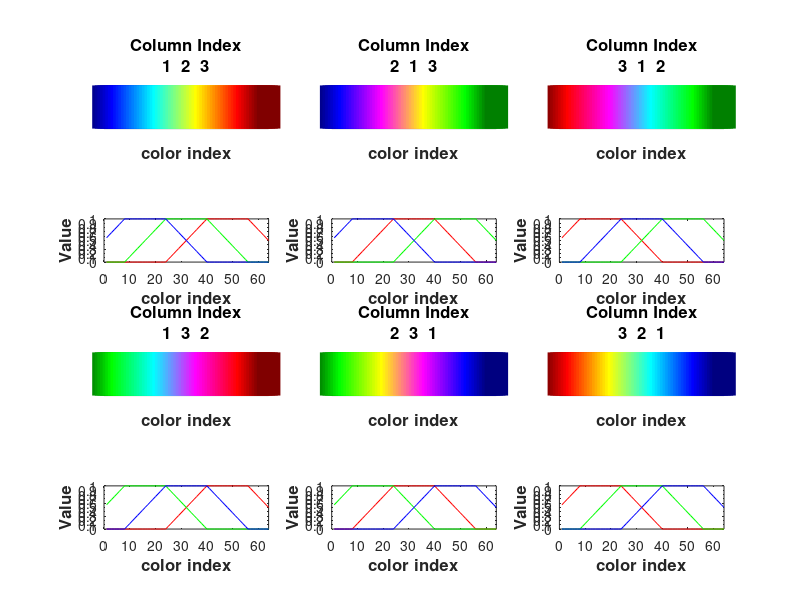

The MATLAB source for this figure:
clear all; close all; clc;
h=figure('Position',[1 21 1366 670], ...
'Name','Colormaps con las 6 permutations de los modelos');
fs=12;
matrizCa=[jet cubehelix hsv rainbow hot cool ...
spring summer autumn winter gray ...
bone copper pink ocean colorcube ...
flag lines prism];
%%%%%%%%%%%%%%%%%%%%%%%%%%%%%%%%%%%%%%%%%%%%%%%%%%
matrizC=[];
for i=1:size(matrizCa,2)
unico=true;
for j=i+1:size(matrizCa,2)
if isequal(matrizCa(:,i),matrizCa(:,j))
strcat(num2str(i),'=',num2str(j),'=',num2str(size(matrizC,2)));  
unico=false;
break;
endif
endfor
if unico
matrizC=[matrizC matrizCa(:,i)];
endif
endfor
clear matrizCa;
%%%%%%%%%%%%%%%%%%%%%%%%%%%%%%%%%%%%%%%%%%%%%%%%%%%%%%%%%%
ai=[1 2 3];    %jet [1 2 3]
%ai=[4 5 6];    %cubehelix [4 5 6]
%ai=[7 8 9];    %hsv [7 8 9]
%ai=[10 11 12]; %rainbow [10 11 12]
%ai=[13 14 15]; %hot [13 14 15]
%ai=[33 16 19]; %cool [16 17 18]
%ai=[19 33 16]; %spring [19 20 21]
%ai=[33 17 18]; %summer [22 23 24]
%ai=[19 33 20]; %autumn [25 26 27]
%ai=[20 33 21]; %winter [28 29 30]
%ai=[33 33 33]; %gray [31 32 33]
%ai=[22 23 24]; %bone [34 35 36]
%ai=[25 26 27]; %copper [37 38 39]
%ai=[28 29 30]; %pink [40 41 42]
%ai=[31 32 33]; %ocean [43 44 45]
%ai=[34 35 36]; %colorcube [46 47 48]
%ai=[37 38 39]; %flag [49 50 51]
%ai=[40 41 42]; %lines [52 53 54] 
%ai=[43 44 45]; %prism [55 56 57]
%ai=[randi(size(matrizC,2)) randi(size(matrizC,2)) randi(size(matrizC,2))];
%ai=[1 2 3];
%%%%%%%%%%%%%%%%%%%%%%%%%%%%%%%%%%%%%%%%%%%%%%%%%%%%%%%%%%
cmap=[matrizC(:,ai(1)) matrizC(:,ai(2)) matrizC(:,ai(3))];
subplot(4, 3, 1);
ml=size(cmap,1)-1;
hold on;
for i=0:1:ml
plot([i i],[0 1],'color',cmap(i+1,:),'linewidth',17)
endfor
set(gca,'YTick',0:0:1)
set(gca,'XTick',0:0:63)
axis([0 63 0 1])
hold off;
title({"Column Index",num2str([ai(1) ai(2) ai(3)])},'fontsize',fs,'fontweight','bold')
xlabel("color index",'fontsize',fs,'fontweight','bold')
subplot(4, 3, 4);
rgbplot(cmap);
ylabel("Value",'fontsize',fs,'fontweight','bold')
xlabel("color index",'fontsize',fs,'fontweight','bold')
%%%%%%%%%%%%%%%%%%%%%%%%%%%%%%%%%%%%%%%%%%%%%%%%%%%%%%%%%%
cmap=[matrizC(:,ai(1)) matrizC(:,ai(3)) matrizC(:,ai(2))];
subplot(4, 3, 7);
ml=size(cmap,1)-1;
hold on;
for i=0:1:ml
plot([i i],[0 1],'color',cmap(i+1,:),'linewidth',17)
endfor
set(gca,'YTick',0:0:1)
set(gca,'XTick',0:0:63)
axis([0 63 0 1])
hold off;
title({"Column Index",num2str([ai(1) ai(3) ai(2)])},'fontsize',fs,'fontweight','bold')
xlabel("color index",'fontsize',fs,'fontweight','bold')
subplot(4, 3, 10);
rgbplot(cmap);
ylabel("Value",'fontsize',fs,'fontweight','bold')
xlabel("color index",'fontsize',fs,'fontweight','bold')
%%%%%%%%%%%%%%%%%%%%%%%%%%%%%%%%%%%%%%%%%%%%%%%%%%%%%%%%%%
cmap=[matrizC(:,ai(2)) matrizC(:,ai(1)) matrizC(:,ai(3))];
subplot(4, 3, 2);
ml=size(cmap,1)-1;
hold on;
for i=0:1:ml
plot([i i],[0 1],'color',cmap(i+1,:),'linewidth',17)
endfor
set(gca,'YTick',0:0:1)
set(gca,'XTick',0:0:63)
axis([0 63 0 1])
hold off;
title({"Column Index",num2str([ai(2) ai(1) ai(3)])},'fontsize',fs,'fontweight','bold')
xlabel("color index",'fontsize',fs,'fontweight','bold')
subplot(4, 3, 5);
rgbplot(cmap);
ylabel("Value",'fontsize',fs,'fontweight','bold')
xlabel("color index",'fontsize',fs,'fontweight','bold')
%%%%%%%%%%%%%%%%%%%%%%%%%%%%%%%%%%%%%%%%%%%%%%%%%%%%%%%%%%
cmap=[matrizC(:,ai(2)) matrizC(:,ai(3)) matrizC(:,ai(1))];
subplot(4, 3, 8);
ml=size(cmap,1)-1;
hold on;
for i=0:1:ml
plot([i i],[0 1],'color',cmap(i+1,:),'linewidth',17)
endfor
set(gca,'YTick',0:0:1)
set(gca,'XTick',0:0:63)
axis([0 63 0 1])
hold off;
title({"Column Index",num2str([ai(2) ai(3) ai(1)])},'fontsize',fs,'fontweight','bold')
xlabel("color index",'fontsize',fs,'fontweight','bold')
subplot(4, 3, 11);
rgbplot(cmap);
ylabel("Value",'fontsize',fs,'fontweight','bold')
xlabel("color index",'fontsize',fs,'fontweight','bold')
%%%%%%%%%%%%%%%%%%%%%%%%%%%%%%%%%%%%%%%%%%%%%%%%%%%%%%%%%%
cmap=[matrizC(:,ai(3)) matrizC(:,ai(1)) matrizC(:,ai(2))];
subplot(4, 3, 3);
ml=size(cmap,1)-1;
hold on;
for i=0:1:ml
plot([i i],[0 1],'color',cmap(i+1,:),'linewidth',17)
endfor
set(gca,'YTick',0:0:1)
set(gca,'XTick',0:0:63)
axis([0 63 0 1])
hold off;
title({"Column Index",num2str([ai(3) ai(1) ai(2)])},'fontsize',fs,'fontweight','bold')
xlabel("color index",'fontsize',fs,'fontweight','bold')
subplot(4, 3, 6);
rgbplot(cmap);
ylabel("Value",'fontsize',fs,'fontweight','bold')
xlabel("color index",'fontsize',fs,'fontweight','bold')
%%%%%%%%%%%%%%%%%%%%%%%%%%%%%%%%%%%%%%%%%%%%%%%%%%%%%%%%%%
cmap=[matrizC(:,ai(3)) matrizC(:,ai(2)) matrizC(:,ai(1))];
subplot(4, 3, 9);
ml=size(cmap,1)-1;
hold on;
for i=0:1:ml
plot([i i],[0 1],'color',cmap(i+1,:),'linewidth',17)
endfor
set(gca,'YTick',0:0:1)
set(gca,'XTick',0:0:63)
axis([0 63 0 1])
hold off;
title({"Column Index",num2str([ai(3) ai(2) ai(1)])},'fontsize',fs,'fontweight','bold')
xlabel("color index",'fontsize',fs,'fontweight','bold')
subplot(4, 3, 12);
rgbplot(cmap);
ylabel("Value",'fontsize',fs,'fontweight','bold')
xlabel("color index",'fontsize',fs,'fontweight','bold')
